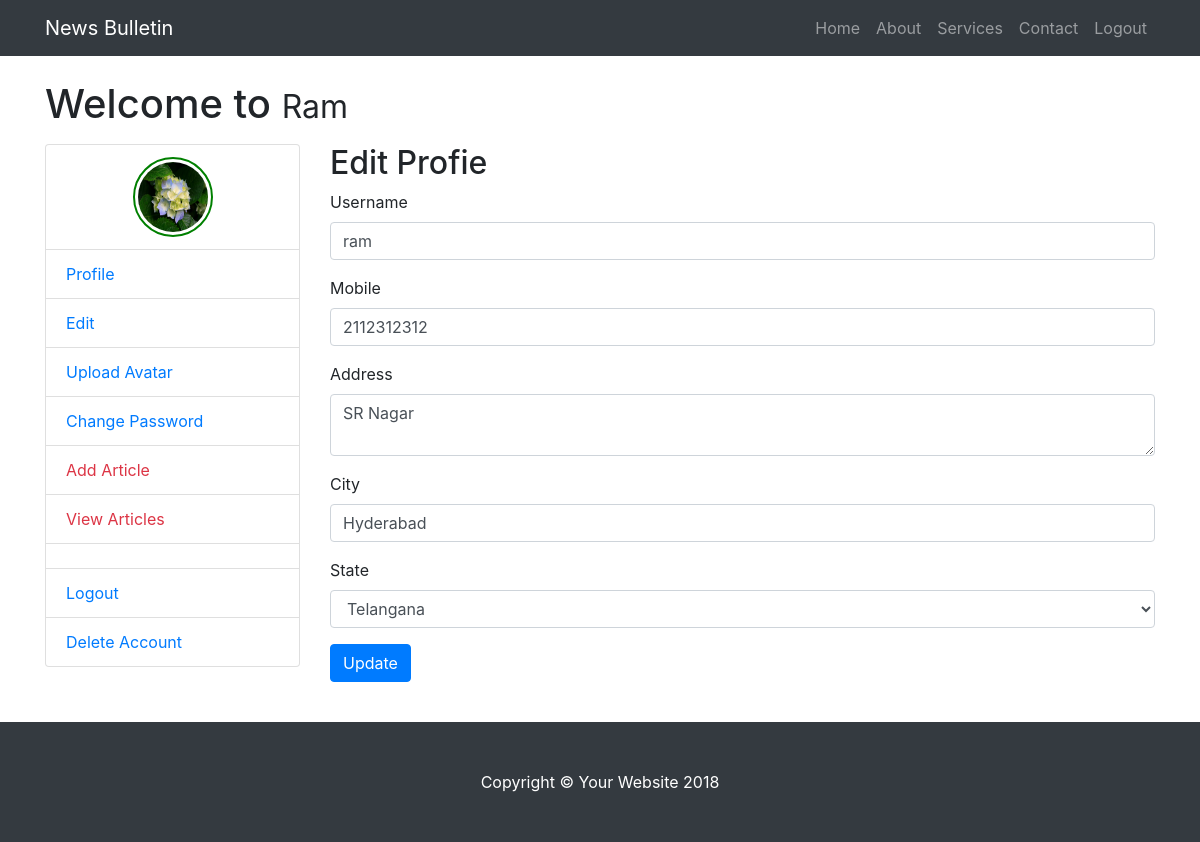
The app's page /edit.php (signed in) with its own data.
### tables this page shows
CREATE TABLE `register` (
  `id` int(11) NOT NULL,
  `username` varchar(250) NOT NULL,
  `email` varchar(250) NOT NULL,
  `password` varchar(40) NOT NULL,
  `gender` varchar(10) NOT NULL,
  `mobile` varchar(10) NOT NULL,
  `address` text NOT NULL,
  `city` varchar(50) NOT NULL,
  `state` varchar(50) NOT NULL,
  `terms` varchar(10) NOT NULL,
  `dob` date NOT NULL,
  `date_of_reg` datetime NOT NULL DEFAULT CURRENT_TIMESTAMP,
  `status` varchar(15) NOT NULL DEFAULT 'Inactive',
  `ip` varchar(50) NOT NULL,
  `avatar` varchar(250) NOT NULL,
  `account_status` varchar(50) NOT NULL DEFAULT 'Active'
);

### edit.php (the view, shortened to what this page needs)
<?php
if(isset($_SESSION['user_login']))
{
	include("header.php");
	include("connect.php");
	$logid=$_SESSION['user_login'];
	$result=mysqli_query($con,"select *from register where id=$logid");
	$row=mysqli_fetch_assoc($result);
	?>
		<div class="container">
			<h1 class="mt-4 mb-3">Welcome to
				<small>Ram</small>
			</h1>
			<div class="row">
        <?php
		include("sidebar.php");
		?>
        <div class="col-lg-9 mb-4">
          <h2>Edit Profie</h2>
		  <form method="POST" action="" onsubmit="return validate()">
				<div class="form-group">
					<label>Username</label>
					<input value="<?php echo $row['username']?>" class="form-control" type="text" name="uname" id="uname" onblur="checkTextBox(this)">
				</div>
				<div class="form-group">
					<label>Mobile</label>
					<input value="<?php echo $row['mobile']?>" class="form-control" type="text" name="mobile" id="mobile" onblur="checkTextBox(this)">
				</div>
				<div class="form-group">
					<label>Address</label>
					<textarea class="form-control"  name="address" id="address"><?php echo $row['address']?></textarea>
				</div>
				<div class="form-group">
					<label>City</label>
					<input value="<?php echo $row['city']?>" class="form-control" type="text" name="city" id="city">
				</div>
				<div class="form-group">
					<label>State</label>
					<select id="state" name="state" class="form-control">
						<option <?php if($row['state']=="Telangana") echo "selected" ?> value="Telangana">Telangana</option>
					</select>
				</div>
				<div class="form-group">
					<input class="btn btn-primary" type="submit" name="edit" value="Update">
				</div>
		</form>
        </div>
      </div>
		</div>
	<?php
	include("footer.php");
}
else
{
	header("Location:login.php");
}
?>

### sidebar.php
<div class="col-lg-3 mb-4">
  <div class="list-group">
  <?php
  if($row['avatar']!="")
  {
  ?>
	<a href="" class="text-center list-group-item"><img src="avatars/<?php echo $row['avatar']?>"  style="height:80px; width:80px; border-radius:50px; border:2px solid green; padding:3px;"></a>
	<?php
  }
	?>
	<a href="home.php" class="list-group-item">Profile</a>
	<a href="edit.php" class="list-group-item">Edit</a>
	<a href="avatar.php" class="list-group-item">Upload Avatar</a>
	<a href="change_pwd.php" class="list-group-item">Change Password</a>
	<a href="article_add.php" class="text-danger list-group-item">Add Article</a>
	<a href="articles_view.php" class="text-danger list-group-item">View Articles</a>
	<a href="" class="list-group-item"></a>
	<a href="logout.php" class="list-group-item">Logout</a>
	<a href="delete_acc.php" class="list-group-item">Delete Account</a>
  </div>
</div>

### css/modern-business.css (style rules this page uses)
body { padding-top: 54px; }
@media (min-width: 992px) { body { padding-top: 56px; } }

### records on screen
register: avatar (picture), uname "ram", mobile "2112312312", address "SR Nagar", city "Hyderabad", state "Telangana"
